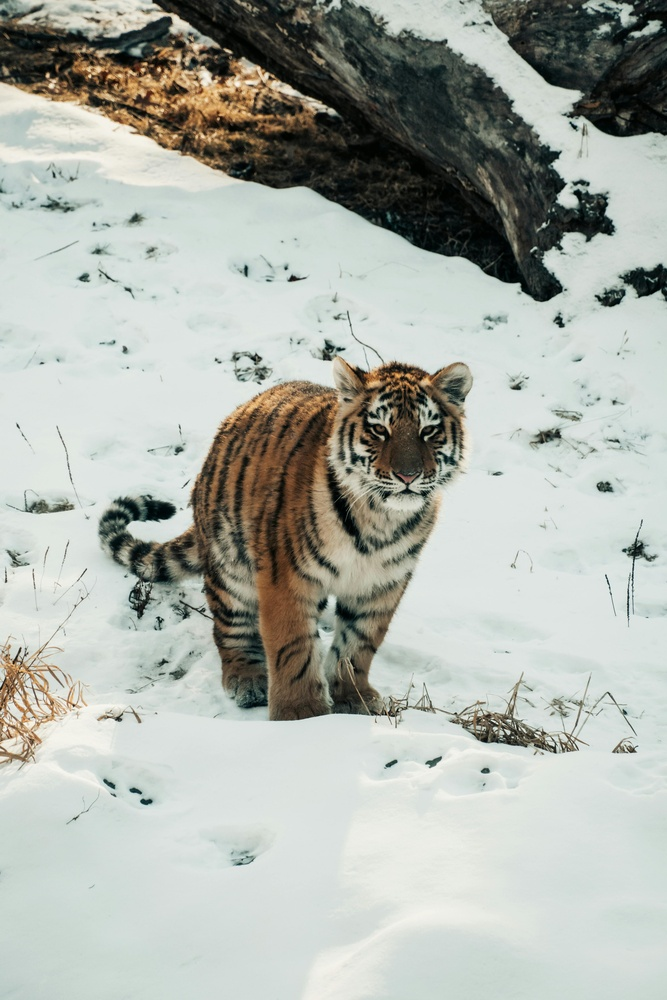
#> input picture pexels-caleb-falkenhagen-216813613-30803006.jpg, 667 x 1000 px, shrunk from 4160 x 6240 before the run
$ python main.py
#> lines starting #> are read from the running program, lines starting #| are printed output that depends on the picture; long printed decimals are rounded
### funcoes.py
# Projeto desenvolvido por:
# Pedro Henrique menezes Mariano Silva / RM97432


# O projeto tem como objetivo criar um script capaz de ler uma imagem, processa-la,
# segmentar objetos, detectar e delimitar regiões e contar objetos

#====================================
# Funções para o projeto de visão computacional aplicada
#====================================

# Importando bibliotecas necessárias
import cv2
import matplotlib.pyplot as plt


#============================
# Definindo funções para o projeto
#============================

# Função para carregar uma imagem
def load_image(path: str):
    image = cv2.imread(path)
#> image is the input picture: shape (1000, 667, 3); mean B, G, R 169.4, 176.8, 172.3

    if image is None:
        raise ValueError("Imagem não encontrada")
    return image


# Função para converter a imagem para escala de cinza
def convert_2_gray(image):
    return cv2.cvtColor(image, cv2.COLOR_BGR2GRAY)


# Função para mostrar a imagem usando Matplotlib
def show_image (image , title = "Imagem"):
    plt.imshow(image, cmap='gray') # Exibe a imagem usando Matplotlib. cmap='gray' para escala de cinza.
    plt.title(title)
    plt.axis('off')
    plt.show()


# Função para plotar o histograma da imagem
def plot_histogram(image, title = "Histograma"):
    plt.hist(image.ravel(), bins=256, range=[0, 256]) # Plota o histograma da imagem. ravel() achata a imagem em um array 1D.
    plt.title("Histograma de intensidade")
    plt.xlabel("Intensidade de pixel")
    plt.ylabel("Quantidade de pixels")
    plt.show()


# Função para ajuste de brilho e contraste
def adjust_brightness_contrast(image, alpha = 1.0, beta = 0):
    return cv2.convertScaleAbs(image, alpha=alpha, beta=beta)


# Função para equalizar a imagem
def equalize_image (image):
    return cv2.equalizeHist(image)


# Função para calcular métricas simples da imagem
def calculate_metrics(image):
    brightness = image.mean()
    contrast = image.std()
    return brightness, contrast

### main.py
# Arquivo onde iremos executar o projeto, utilizando as funções criadas no arquivo funcoes.py

# importando todas as funções do arquivo funcoes.py

from funcoes import *


# Carrega a imagem
if __name__ == "__main__":
    img = load_image("pexels-caleb-falkenhagen-216813613-30803006.jpg")
    print("Shape imagem colorida:", img.shape)
#| Shape imagem colorida: (1000, 667, 3)


# Converte para a escala de cinza
    gray = convert_2_gray(img)
#> in convert_2_gray, `return cv2.cvtColor(image, cv2.COLOR_BGR2GRAY)`:
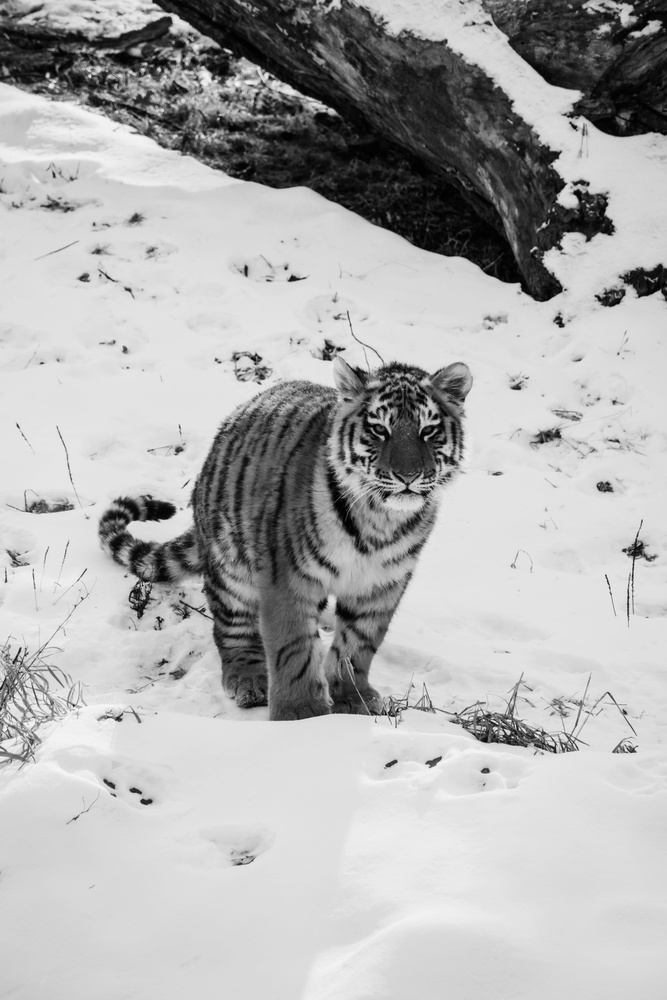
#> returned value: shape (1000, 667); min 0, max 250, mean 174.6
    print("Shape imagem grayscale:", gray.shape)
#| Shape imagem grayscale: (1000, 667)


# Mostra a imagem em escala de cinza e plota o histograma
    show_image(gray, "Imagem Original (Gray)")
    plot_histogram(gray)
#> in plot_histogram, `plt.show()`:
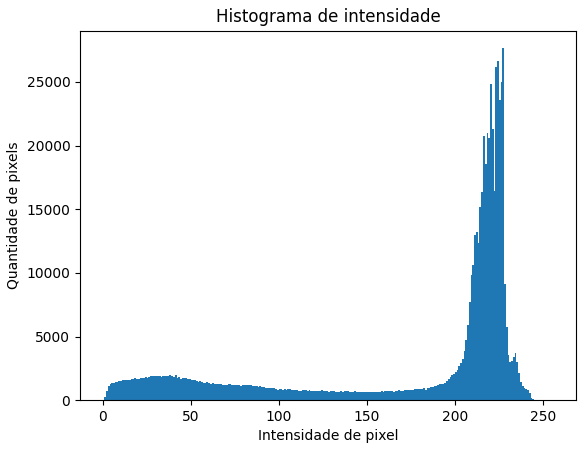
#> figure drawn by matplotlib, 1 panel; tallest bar 27655 high, from x = 227 to 228


# Calcula métricas de brilho e contraste originais

    brightness, contrast = calculate_metrics(gray)
#> in calculate_metrics, `brightness = image.mean()`: brightness = 174.6
#> in calculate_metrics, `contrast = image.std()`: contrast = 72.04
#> brightness = 174.6; contrast = 72.04
    print("--- MÉTRICAS ORIGINAIS ---")
    print("Brilho médio: ", brightness)
#| Brilho médio:  174.598
    print("Contraste (desvio padrão): ", contrast)
#| Contraste (desvio padrão):  72.039


# Ajusta o brilho e contraste da imagem
    adjusted = adjust_brightness_contrast(gray, alpha=1.3, beta=30)
#> in adjust_brightness_contrast, `return cv2.convertScaleAbs(image, alpha=alpha, beta=beta)`:
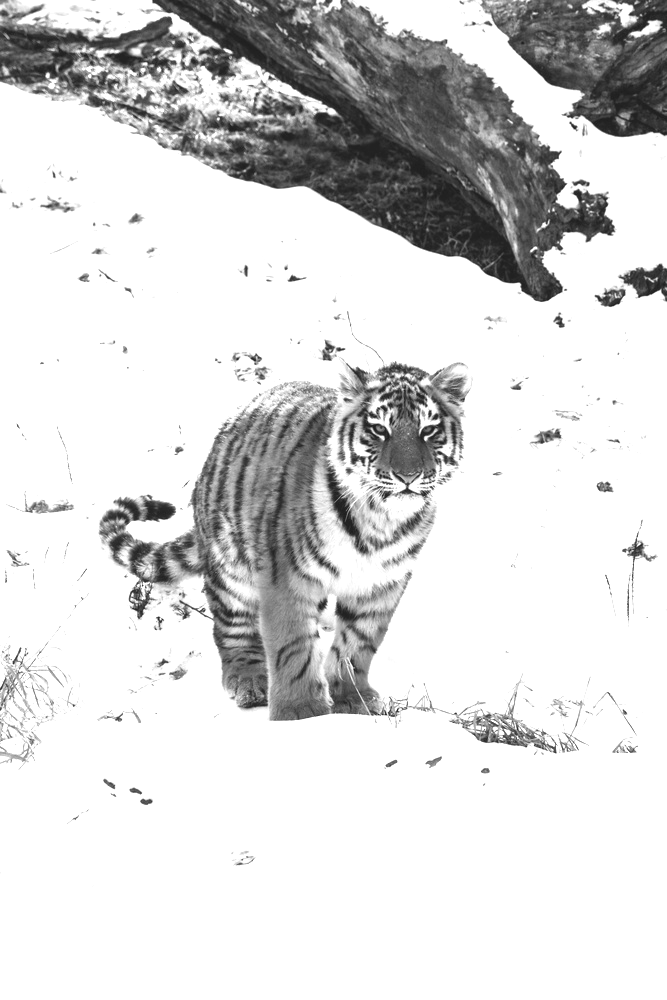
#> returned value: shape (1000, 667); min 30, max 255, mean 216.1
    show_image(adjusted, "Brilho e Contraste Ajustados")
    plot_histogram(adjusted)
#> call 2 of plot_histogram, with title = 'Histograma'
#> in plot_histogram (call 2), `plt.show()`:
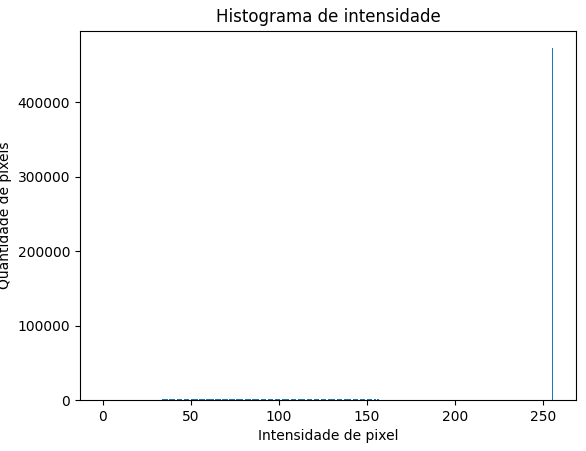
#> figure drawn by matplotlib, 1 panel; tallest bar 472523 high, from x = 255 to 256


# Calcula métricas após ajuste
    brightness_adj, contrast_adj = calculate_metrics(adjusted)
#> brightness_adj = 216.1; contrast_adj = 68.98
    print("\n--- MÉTRICAS APÓS AJUSTE ---")
    print("Brilho médio: ", brightness_adj)
#| Brilho médio:  216.081
    print("Contraste (desvio padrão): ", contrast_adj)
#| Contraste (desvio padrão):  68.985

# Equaliza a imagem e mostra o resultado
    equalized = equalize_image(adjusted)
#> in equalize_image, `return cv2.equalizeHist(image)`:
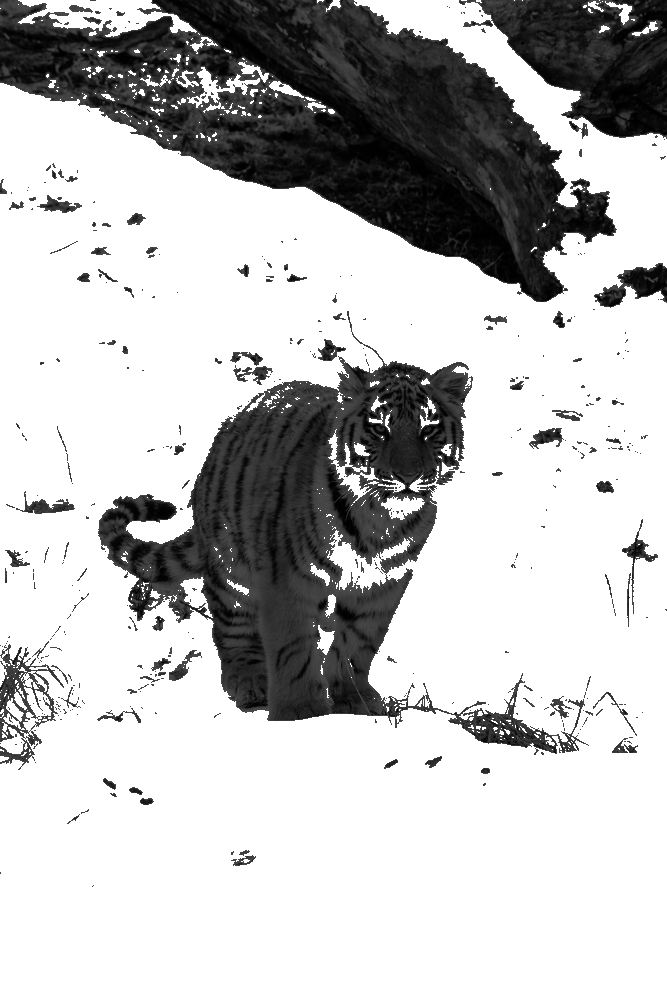
#> returned value: shape (1000, 667); min 0, max 255, mean 191.6
    show_image(equalized, "Imagem Equalizada")
    plot_histogram(equalized)

# Calcula métricas após equalização
    brightness_eq, contrast_eq = calculate_metrics(equalized)
#> brightness_eq = 191.6; contrast_eq = 99.56
    print("\n--- MÉTRICAS APÓS EQUALIZAÇÃO ---")
    print("Brilho médio: ", brightness_eq)
#| Brilho médio:  191.563
    print("Contraste (desvio padrão): ", contrast_eq)
#| Contraste (desvio padrão):  99.556
